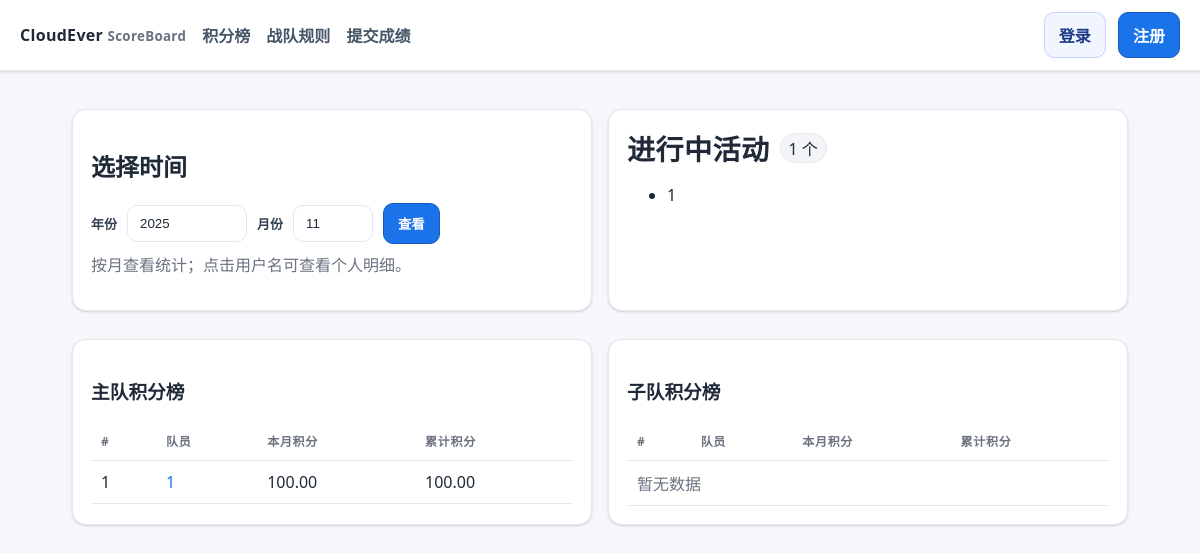
Before: / with the older database file.
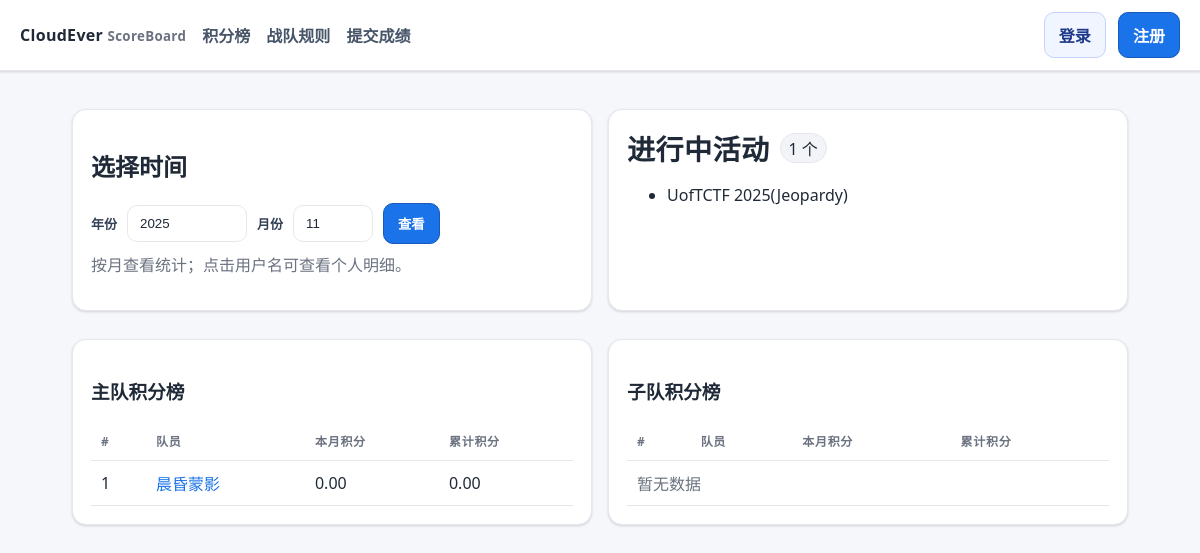
After: the same page with the newer database file.
### ceboard/models.py (models this page shows)
class Event(Base):
    __tablename__ = "events"
    id = Column(Integer, primary_key=True)
    name = Column(String, nullable=False)
    start_time = Column(DateTime(timezone=True))
    end_time = Column(DateTime(timezone=True))
    weight = Column(Float, default=1.0)
    is_reproduction = Column(Boolean, default=False)
    is_active = Column(Boolean, default=True)
    challenges = relationship("Challenge", back_populates="event", cascade="all,delete")
    submissions = relationship("Submission", back_populates="event")

class Challenge(Base):
    __tablename__ = "challenges"
    id = Column(Integer, primary_key=True)
    event_id = Column(Integer, ForeignKey("events.id"), nullable=False)
    name = Column(String, nullable=False)
    category = Column(String, default="misc")
    base_score = Column(Integer, default=100)
    event = relationship("Event", back_populates="challenges")

class User(Base):
    __tablename__ = "users"
    id = Column(Integer, primary_key=True)
    username = Column(String, unique=True, nullable=False)
    password_hash = Column(String, nullable=False)
    role = Column(String, default="member")  # 'admin' or 'member'
    team_type = Column(String, default="sub")  # 'main' or 'sub'
    is_active = Column(Boolean, default=True)
    avatar_filename = Column(String, nullable=True)
    submissions = relationship("Submission", back_populates="user")

### ceboard/routers/public.py (the view)
@router.get("/", response_class=HTMLResponse)
def index(request: Request, year: Optional[int] = None, month: Optional[int] = None, db = Depends(get_db), current_user = Depends(get_current_user)):
    now = datetime.now(TZ)
    year = int(year or now.year)
    month = int(month or now.month)
    main_rows = leaderboard_month_and_total(db, year, month, team_type="main")
    sub_rows = leaderboard_month_and_total(db, year, month, team_type="sub")
    events = db.query(Event).filter(Event.is_active == True).all()
    return render_template(
        "leaderboard.html",
        title="积分榜",
        current_user=current_user,
        year=year,
        month=month,
        main_rows=main_rows,
        sub_rows=sub_rows,
        events=events,
    )

### templates/leaderboard.html
{% extends 'base.html' %}
{% block content %}
<div class="grid">
  <div class="card">
    <h2>选择时间</h2>
    <form class="row" method="get" action="/">
      <label>年份</label>
      <input style="max-width:120px" name="year" value="{{ year }}" />
      <label>月份</label>
      <input style="max-width:80px" name="month" value="{{ month }}" />
      <button class="btn" type="submit">查看</button>
    </form>
    <p class="muted" style="margin-top:8px">按月查看统计；点击用户名可查看个人明细。</p>
  </div>
  <div class="card">
    <div class="row"><div class="kpi">进行中活动</div><span class="pill">{{ events|length }} 个</span></div>
    <ul>
      {% for e in events %}
        <li>{{ e.name }}{% if e.is_reproduction %} · 复现{% endif %}{% if not e.is_active %} · 已停用{% endif %}</li>
      {% else %}
        <li class="muted">暂无活动</li>
      {% endfor %}
    </ul>
  </div>
  </div>
<div class="grid">
  <div class="card">
    <h3>主队积分榜</h3>
    <table>
      <thead><tr><th>#</th><th>队员</th><th>本月积分</th><th>累计积分</th></tr></thead>
      <tbody>
      {% for row in main_rows %}
        <tr>
          <td>{{ loop.index }}</td>
          <td><a href="/user/{{ row.user_id }}?year={{ year }}&month={{ month }}">{{ row.username }}</a></td>
          <td>{{ '%.2f' % row.month_points }}</td>
          <td>{{ '%.2f' % row.total_points }}</td>
        </tr>
      {% else %}
        <tr><td colspan="4" class="muted">暂无数据</td></tr>
      {% endfor %}
      </tbody>
    </table>
  </div>
  <div class="card">
    <h3>子队积分榜</h3>
    <table>
      <thead><tr><th>#</th><th>队员</th><th>本月积分</th><th>累计积分</th></tr></thead>
      <tbody>
      {% for row in sub_rows %}
        <tr>
          <td>{{ loop.index }}</td>
          <td><a href="/user/{{ row.user_id }}?year={{ year }}&month={{ month }}">{{ row.username }}</a></td>
          <td>{{ '%.2f' % row.month_points }}</td>
          <td>{{ '%.2f' % row.total_points }}</td>
        </tr>
      {% else %}
        <tr><td colspan="4" class="muted">暂无数据</td></tr>
      {% endfor %}
      </tbody>
    </table>
  </div>
</div>
{% endblock %}

Changed rows visible on the page:
removed Event: name "1"
no longer on this page (row edited): Challenge: username "1", month_points "100.00", total_points "100.00"
added Event: name "UofTCTF 2025(Jeopardy)"
added User: username "晨昏蒙影", month_points "0.00", total_points "0.00"
